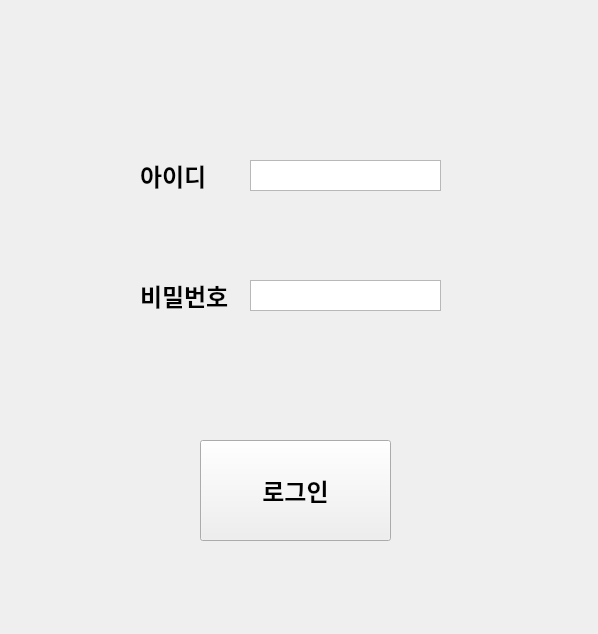
<?xml version="1.0" encoding="UTF-8"?>
<ui version="4.0">
 <class>Form</class>
 <widget class="QWidget" name="Form">
  <property name="geometry">
   <rect>
    <x>0</x>
    <y>0</y>
    <width>598</width>
    <height>634</height>
   </rect>
  </property>
  <property name="font">
   <font>
    <family>BM Dohyeon</family>
    <bold>true</bold>
   </font>
  </property>
  <property name="windowTitle">
   <string>Form</string>
  </property>
  <widget class="QPushButton" name="login_btn">
   <property name="geometry">
    <rect>
     <x>200</x>
     <y>440</y>
     <width>191</width>
     <height>101</height>
    </rect>
   </property>
   <property name="font">
    <font>
     <family>BM Dohyeon</family>
     <pointsize>18</pointsize>
     <italic>false</italic>
     <bold>true</bold>
    </font>
   </property>
   <property name="text">
    <string>로그인</string>
   </property>
  </widget>
  <widget class="QLabel" name="label">
   <property name="geometry">
    <rect>
     <x>140</x>
     <y>140</y>
     <width>111</width>
     <height>71</height>
    </rect>
   </property>
   <property name="font">
    <font>
     <family>BM Dohyeon</family>
     <pointsize>18</pointsize>
     <bold>true</bold>
    </font>
   </property>
   <property name="text">
    <string>아이디</string>
   </property>
  </widget>
  <widget class="QLabel" name="label_2">
   <property name="geometry">
    <rect>
     <x>140</x>
     <y>260</y>
     <width>111</width>
     <height>71</height>
    </rect>
   </property>
   <property name="font">
    <font>
     <family>BM Dohyeon</family>
     <pointsize>18</pointsize>
     <bold>true</bold>
    </font>
   </property>
   <property name="text">
    <string>비밀번호</string>
   </property>
  </widget>
  <widget class="QPlainTextEdit" name="id">
   <property name="geometry">
    <rect>
     <x>250</x>
     <y>160</y>
     <width>191</width>
     <height>31</height>
    </rect>
   </property>
  </widget>
  <widget class="QPlainTextEdit" name="pw">
   <property name="geometry">
    <rect>
     <x>250</x>
     <y>280</y>
     <width>191</width>
     <height>31</height>
    </rect>
   </property>
  </widget>
 </widget>
 <resources/>
 <connections/>
</ui>
